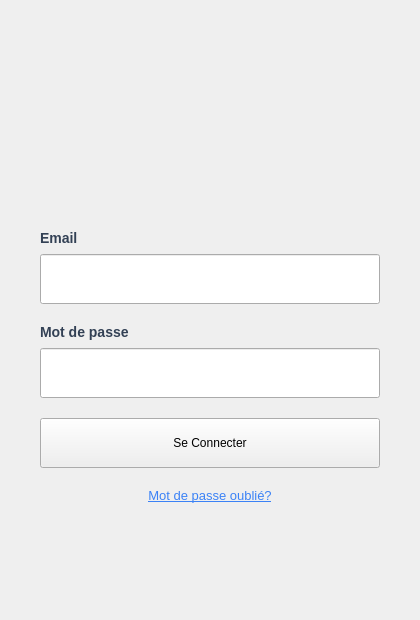
            <widget class="QWidget" name="cherchPageLoginNormal">
             <layout class="QVBoxLayout" name="verticalLayoutLoginNormal">
              <property name="spacing">
               <number>0</number>
              </property>
              <property name="leftMargin">
               <number>0</number>
              </property>
              <property name="topMargin">
               <number>0</number>
              </property>
              <property name="rightMargin">
               <number>0</number>
              </property>
              <property name="bottomMargin">
               <number>0</number>
              </property>
              <item>
               <widget class="QFrame" name="cherchLoginFrame">
                <property name="minimumSize">
                 <size>
                  <width>420</width>
                  <height>620</height>
                 </size>
                </property>
                <property name="maximumSize">
                 <size>
                  <width>420</width>
                  <height>620</height>
                 </size>
                </property>
                <property name="frameShape">
                 <enum>QFrame::Shape::NoFrame</enum>
                </property>
                <layout class="QVBoxLayout" name="verticalLayoutLoginFrame">
                 <property name="spacing">
                  <number>0</number>
                 </property>
                 <property name="leftMargin">
                  <number>0</number>
                 </property>
                 <property name="topMargin">
                  <number>0</number>
                 </property>
                 <property name="rightMargin">
                  <number>0</number>
                 </property>
                 <property name="bottomMargin">
                  <number>0</number>
                 </property>
                 <item>
                  <widget class="QFrame" name="cherchLoginHeader">
                   <property name="minimumSize">
                    <size>
                     <width>0</width>
                     <height>200</height>
                    </size>
                   </property>
                   <property name="maximumSize">
                    <size>
                     <width>16777215</width>
                     <height>200</height>
                    </size>
                   </property>
                   <property name="frameShape">
                    <enum>QFrame::Shape::NoFrame</enum>
                   </property>
                   <layout class="QVBoxLayout" name="verticalLayoutLoginHeader">
                    <property name="spacing">
                     <number>10</number>
                    </property>
                    <property name="leftMargin">
                     <number>20</number>
                    </property>
                    <property name="topMargin">
                     <number>30</number>
                    </property>
                    <property name="rightMargin">
                     <number>20</number>
                    </property>
                    <property name="bottomMargin">
                     <number>20</number>
                    </property>
                    <item>
                     <widget class="QLabel" name="cherchLoginTitle">
                      <property name="minimumSize">
                       <size>
                        <width>0</width>
                        <height>120</height>
                       </size>
                      </property>
                      <property name="styleSheet">
                       <string notr="true">color: white;
font-size: 22px;
font-weight: 700;
background: transparent;</string>
                      </property>
                      <property name="text">
                       <string/>
                      </property>
                      <property name="pixmap">
                       <pixmap resource="../SmartPub/ressources.qrc">:/logo.png</pixmap>
                      </property>
                      <property name="scaledContents">
                       <bool>true</bool>
                      </property>
                      <property name="alignment">
                       <set>Qt::AlignmentFlag::AlignCenter</set>
                      </property>
                     </widget>
                    </item>
                   </layout>
                  </widget>
                 </item>
                 <item>
                  <layout class="QVBoxLayout" name="verticalLayoutLoginForm">
                   <property name="spacing">
                    <number>20</number>
                   </property>
                   <property name="leftMargin">
                    <number>40</number>
                   </property>
                   <property name="topMargin">
                    <number>30</number>
                   </property>
                   <property name="rightMargin">
                    <number>40</number>
                   </property>
                   <property name="bottomMargin">
                    <number>40</number>
                   </property>
                   <item>
                    <layout class="QVBoxLayout" name="verticalLayoutLoginEmail">
                     <property name="spacing">
                      <number>8</number>
                     </property>
                     <item>
                      <widget class="QLabel" name="cherchLabelLoginEmail">
                       <property name="styleSheet">
                        <string notr="true">color: #334155;
font-size: 14px;
font-weight: 600;
background: transparent;
border: none;</string>
                       </property>
                       <property name="text">
                        <string>Email</string>
                       </property>
                      </widget>
                     </item>
                     <item>
                      <widget class="QLineEdit" name="cherchLineEditLoginEmail">
                       <property name="minimumSize">
                        <size>
                         <width>0</width>
                         <height>50</height>
                        </size>
                       </property>
                      </widget>
                     </item>
                    </layout>
                   </item>
                   <item>
                    <layout class="QVBoxLayout" name="verticalLayoutLoginPassword">
                     <property name="spacing">
                      <number>8</number>
                     </property>
                     <item>
                      <widget class="QLabel" name="cherchLabelLoginPassword">
                       <property name="styleSheet">
                        <string notr="true">color: #334155;
font-size: 14px;
font-weight: 600;
background: transparent;
border: none;</string>
                       </property>
                       <property name="text">
                        <string>Mot de passe</string>
                       </property>
                      </widget>
                     </item>
                     <item>
                      <widget class="QLineEdit" name="cherchLineEditLoginPassword">
                       <property name="minimumSize">
                        <size>
                         <width>0</width>
                         <height>50</height>
                        </size>
                       </property>
                      </widget>
                     </item>
                    </layout>
                   </item>
                   <item>
                    <widget class="QPushButton" name="cherchBtnLogin">
                     <property name="minimumSize">
                      <size>
                       <width>0</width>
                       <height>50</height>
                      </size>
                     </property>
                     <property name="cursor">
                      <cursorShape>PointingHandCursor</cursorShape>
                     </property>
                     <property name="text">
                      <string>Se Connecter</string>
                     </property>
                    </widget>
                   </item>
                   <item>
                    <widget class="QPushButton" name="cherchBtnMotDePasseOublie">
                     <property name="cursor">
                      <cursorShape>PointingHandCursor</cursorShape>
                     </property>
                     <property name="styleSheet">
                      <string notr="true">color: #3b82f6; text-decoration: underline; border: none; background: transparent; font-size: 13px;</string>
                     </property>
                     <property name="text">
                      <string>Mot de passe oublié?</string>
                     </property>
                    </widget>
                   </item>
                   <item>
                    <spacer name="cherchVerticalSpacerLoginForm">
                     <property name="orientation">
                      <enum>Qt::Orientation::Vertical</enum>
                     </property>
                     <property name="sizeHint" stdset="0">
                      <size>
                       <width>0</width>
                       <height>0</height>
                      </size>
                     </property>
                    </spacer>
                   </item>
                  </layout>
                 </item>
                </layout>
               </widget>
              </item>
             </layout>
            </widget>
